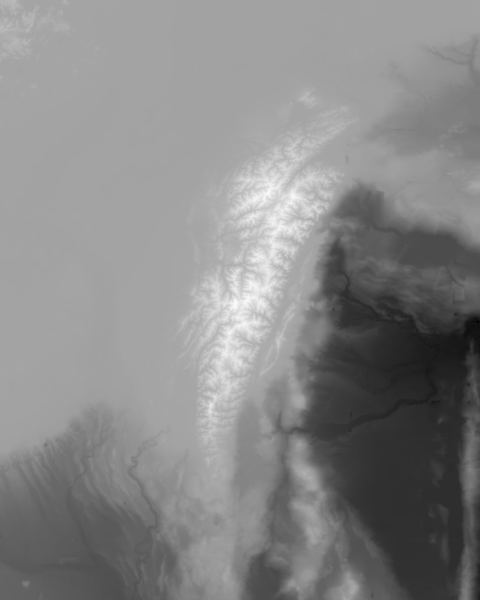
#> input picture 製作紀錄/外部資料/taiwan_dem.tiff, 960 x 1200 px, found by its file name (shown at 1/2 size)
$ python process_dem.py
#> lines starting #> are read from the running program, lines starting #| are printed output that depends on the picture
#!/usr/bin/env python3
# -*- coding: utf-8 -*-
"""
台灣地形與海底水深網格處理腳本 (Phase 3)
=====================================
執行方式：
    python scripts/process_dem.py

說明：
    讀取 data/taiwan_dem.tiff (ETOPO 2022 / GEBCO 15 弧秒 GeoTIFF)，
    將高解析度網格 (960x1200) 降採樣轉換為適合 WebGL 即時渲染的 3D 地形資料：
    輸出至 data/terrain_grid.json。
    包含：網格解析度、經緯度邊界、極值統計、以及扁平化高程陣列 (公尺)。
"""

import os
import sys
import json
import numpy as np
from PIL import Image

# 確保輸出編碼為 UTF-8
if sys.stdout.encoding.lower() != 'utf-8':
    sys.stdout.reconfigure(encoding='utf-8')

BASE_DIR = os.path.dirname(os.path.dirname(os.path.abspath(__file__)))
DATA_DIR = os.path.join(BASE_DIR, 'data')
INPUT_TIFF = os.path.join(DATA_DIR, 'taiwan_dem.tiff')
OUTPUT_JSON = os.path.join(DATA_DIR, 'terrain_grid.json')

def main():
    if not os.path.exists(INPUT_TIFF):
        print(f"錯誤：找不到輸入檔案 {INPUT_TIFF}")
        sys.exit(1)

    print(f"正在讀取地形檔案: {INPUT_TIFF}...")
    with Image.open(INPUT_TIFF) as img:
#> img is the input picture: PIL image 960x1200 F; min -6837, max 3764.6, mean -1201.8
        orig_w, orig_h = img.size
#> orig_w = 960; orig_h = 1200
        arr = np.array(img).astype(np.float32)

    print(f"原始尺寸: {orig_w} x {orig_h} 像素")
#| 原始尺寸: 960 x 1200 像素
    print(f"原始高程極值: 最低水深 {arr.min():.1f} m, 最高海拔 {arr.max():.1f} m")
#| 原始高程極值: 最低水深 -6837.0 m, 最高海拔 3764.6 m

    # 採用 step = 4 降採樣：960x1200 -> 240x300
    # 在 1920x1080 螢幕上既能呈現精緻起伏，又能維持 WebGL 60 FPS 順暢度
    step = 4
    sub = arr[::step, ::step]
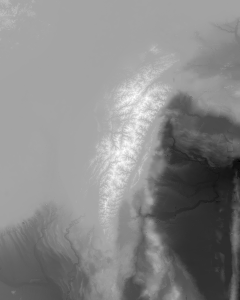
#> sub: shape (300, 240) float32; min -6768, max 3635.9, mean -1195.1; drawn with min black and max white
    grid_h, grid_w = sub.shape
#> grid_h = 300; grid_w = 240

    min_elev = float(np.min(sub))
#> min_elev = -6768
    max_elev = float(np.max(sub))
#> max_elev = 3635.9
    mean_elev = float(np.mean(sub))
#> mean_elev = -1195.1

    # 扁平化並保留一位小數以節省傳輸大小
    flat_elevations = np.round(sub.flatten(), 1).tolist()
#> flat_elevations = 72000 items

    metadata = {
        "width": grid_w,
        "height": grid_h,
        "minLon": 119.0,
        "maxLon": 123.0,
        "minLat": 21.0,
        "maxLat": 26.0,
        "minElevationMeters": round(min_elev, 1),
        "maxElevationMeters": round(max_elev, 1),
        "meanElevationMeters": round(mean_elev, 1),
        "totalVertices": len(flat_elevations),
        "source": "NOAA ETOPO 2022 / GEBCO (15 arc-second)",
        "license": "Public Domain",
        "elevations": flat_elevations
    }

    print(f"輸出目標網格: {grid_w} x {grid_h} ({len(flat_elevations):,} 個頂點)")
#| 輸出目標網格: 240 x 300 (72,000 個頂點)
    print(f"降採樣高程極值: 最低 {min_elev:.1f} m, 最高 {max_elev:.1f} m")
#| 降採樣高程極值: 最低 -6768.0 m, 最高 3635.9 m

    with open(OUTPUT_JSON, 'w', encoding='utf-8') as f:
        json.dump(metadata, f, ensure_ascii=False)

    file_size_kb = os.path.getsize(OUTPUT_JSON) / 1024
    print(f"處理完成！產出檔案: {OUTPUT_JSON} (大小: {file_size_kb:.1f} KB)")

if __name__ == '__main__':
    main()
